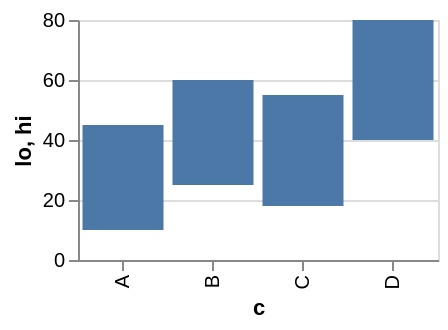

Write a Vega-Lite specification for this figure.
### Vega-Lite specification from a JSON file in a GitHub repository (floating-point values rounded to 4 significant figures)
{"width": 180, "height": 120, "data": {"values": [{"c": "A", "v": 30, "lo": 10, "hi": 45, "g": "x", "o": 28, "cl": 34, "h": 40, "l": 8}, {"c": "B", "v": 52, "lo": 25, "hi": 60, "g": "x", "o": 34, "cl": 48, "h": 55, "l": 30}, {"c": "C", "v": 41, "lo": 18, "hi": 55, "g": "y", "o": 48, "cl": 40, "h": 50, "l": 36}, {"c": "D", "v": 66, "lo": 40, "hi": 80, "g": "y", "o": 40, "cl": 63, "h": 70, "l": 38}]}, "mark": "bar", "encoding": {"x": {"field": "c", "type": "nominal", "sort": null}, "y": {"field": "lo", "type": "quantitative"}, "y2": {"field": "hi"}}}
